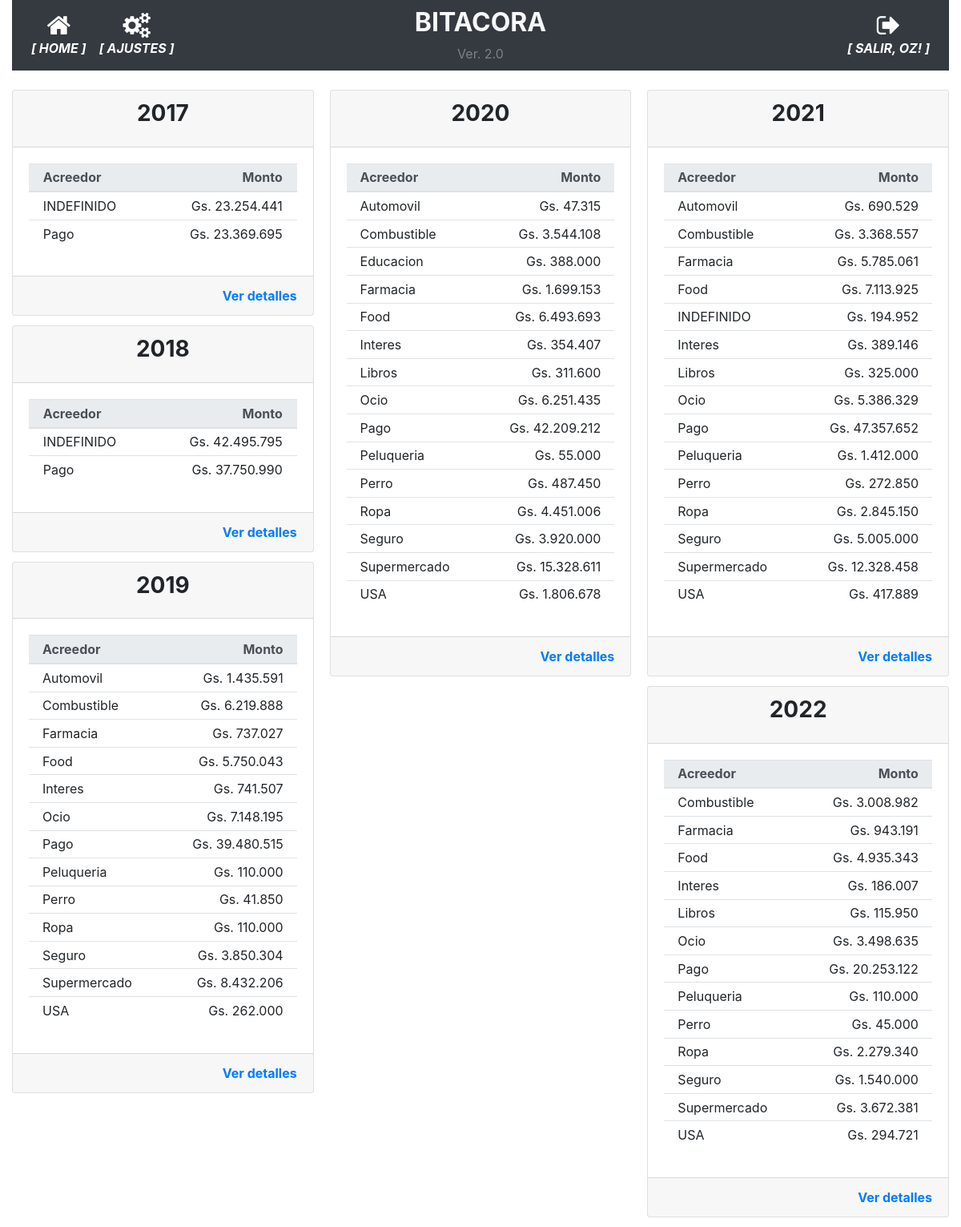
/historial_operacion (signed in), run on the app's committed database.
### app/models.py (models this page shows, shortened)
class User(UserMixin, db.Model):
    id = db.Column(db.Integer, primary_key=True)
    username = db.Column(db.String(64), index=True, unique=True)
    email = db.Column(db.String(120), index=True, unique=True)
    password_hash = db.Column(db.String(128))
    perfil = db.Column(db.String(128))

class TiposMovimiento(db.Model):
    __tablename__='tipos_movimiento'
    id = db.Column(db.Integer, primary_key=True)
    tipo = db.Column(db.String(100), nullable=False)

### app/routes.py (the view)
@app.route('/historial_operacion', methods=['GET', 'POST'])
@login_required
def historial_operacion():
    operaciones = db.session.query(func.strftime("%Y", Movimientos.fecha_operacion).label('fecha'), TiposMovimiento.tipo.label('acreedor'), func.sum(Movimientos.monto_operacion).label('total')).join(TiposMovimiento).group_by(func.strftime("%Y", Movimientos.fecha_operacion), TiposMovimiento.tipo).all()
    return render_template('historial_operaciones.html', gastos=operaciones)#, anno=anno, movimientos_anno=movimientos_anno, movimientos_anno_especifico=movimientos_anno_especifico, movimientos_mes_especifico=movimientos_mes_especifico, movimientos_mes_detalle=movimientos_mes_detalle)

### app/models.py (called while the page is built)
@login.user_loader
def load_user(id):
    return User.query.get(int(id))

### app/templates/historial_operaciones.html
{% extends "base.html" %}
{% block main %}
<div class="card-columns">
    {% for fecha, detalle_gasto in gastos | groupby('fecha') %}
    <div class="card card-responsive">
        <div class="card-header">
            <h3 class="card-title text-center"><strong>{{ fecha }}</strong></h3>
        </div>
        <div class="card-body">
            <table class="table table-sm">
                <thead class="thead-light">
                    <th></th>
                    <th>Acreedor</th>
                    <th class="card-text text-right">Monto</th>
                    <th></th>
                </thead>
                <tbody>
                    {% for gasto in detalle_gasto %}
                    <tr>
                        <td></td>
                        <td>{{gasto.acreedor}}</td>
                        <td class="card-text text-right">{{ "Gs. {:,.0f}".format(gasto.total).replace(",", ".") }}</td>
                        <td></td>
                    </tr>
                    {% endfor %}
                </tbody>
            </table>
        </div>
        <div class="card-footer text-muted text-right">
            <a href="{{ url_for('movimientos_mes', mes=fecha) }}" class="card-link"><strong>Ver detalles</strong></a>
        </div>
    </div>
    {% endfor %}
</div>
{% endblock %}

### app/templates/base.html (shortened to what this page needs)
<!doctype html>
<html lang="en">
  <head>
    <link rel="stylesheet" href="https://stackpath.bootstrapcdn.com/bootstrap/4.5.0/css/bootstrap.min.css">
    <link rel="stylesheet" href="https://maxcdn.bootstrapcdn.com/font-awesome/4.4.0/css/font-awesome.min.css">
  </head>
  <body>
    <div class="container-fluid">
      <nav class="navbar navbar-expand-md navbar-dark bg-dark">
        <div class="navbar-collapse collapse w-100 order-1 order-md-0 dual-collapse2">
            <ul class="navbar-nav mr-auto text-center">
              <li class="nav-item active">
                <a href="{{ url_for('index') }}" class="nav-link d-flex flex-column">
                <i class="fa fa-home fa-2x"></i>
                <span class="d-none d-sm-inline"><i><strong>[ HOME ]</strong></i></span></a>
              </li>
              <li class="nav-item active">
                <a href="{{ url_for('parametrico') }}" class="nav-link d-flex flex-column">
                <i class="fa fa-cogs fa-2x"></i>
                <span class="d-none d-sm-inline"><i><strong>[ AJUSTES ]</strong></i></span></a>
              </li>
            </ul>
        </div>
        <div class="mx-auto order-0 text-center">
            <h2 class="mx-auto text-light"><strong>BITACORA</strong></h2>
            <span style="color: grey">Ver. 2.0</span>
        </div>
        <div class="navbar-collapse collapse w-100 order-3 dual-collapse2">
            <ul class="navbar-nav ml-auto text-center">
              <li class="nav-item active">
                {% if current_user.is_anonymous %}
                  <a href="{{ url_for('logout') }}" class="nav-link d-flex flex-column">
                  <i class="fa fa-sign-in fa-2x"></i>
                  <span class="d-none d-sm-inline"><i><strong>[ ACCEDER ]</strong></i></span></a>
                {% else %}
                  <a href="{{ url_for('logout') }}" class="nav-link d-flex flex-column">
                  <i class="fa fa-sign-out fa-2x"></i>
                  <span class="d-none d-sm-inline"><i><strong>[ SALIR, {{ current_user.username | upper }}! ]</strong></i></span></a>
                {% endif %}
              </li>
            </ul>
        </div>
    </nav>
    <br>
      <div>
        {% block main %}{% endblock %}
      </div>
    </div>
  </body>
</html>

### data on the page
User: username "OZ"
TiposMovimiento: acreedor "INDEFINIDO", total "Gs. 23.254.441", total "Gs. 42.495.795", total "Gs. 194.952"
TiposMovimiento: acreedor "Pago", total "Gs. 23.369.695", total "Gs. 37.750.990", total "Gs. 39.480.515", total "Gs. 42.209.212", total "Gs. 47.357.652", total "Gs. 20.253.122"
TiposMovimiento: acreedor "Automovil", total "Gs. 1.435.591", total "Gs. 47.315", total "Gs. 690.529"
TiposMovimiento: acreedor "Combustible", total "Gs. 6.219.888", total "Gs. 3.544.108", total "Gs. 3.368.557", total "Gs. 3.008.982"
TiposMovimiento: acreedor "Farmacia", total "Gs. 737.027", total "Gs. 1.699.153", total "Gs. 5.785.061", total "Gs. 943.191"
TiposMovimiento: acreedor "Food", total "Gs. 5.750.043", total "Gs. 6.493.693", total "Gs. 7.113.925", total "Gs. 4.935.343"
TiposMovimiento: acreedor "Interes", total "Gs. 741.507", total "Gs. 354.407", total "Gs. 389.146", total "Gs. 186.007"
TiposMovimiento: acreedor "Ocio", total "Gs. 7.148.195", total "Gs. 6.251.435", total "Gs. 5.386.329", total "Gs. 3.498.635"
TiposMovimiento: acreedor "Peluqueria", total "Gs. 110.000", total "Gs. 55.000", total "Gs. 1.412.000"
TiposMovimiento: acreedor "Perro", total "Gs. 41.850", total "Gs. 487.450", total "Gs. 272.850", total "Gs. 45.000"
TiposMovimiento: acreedor "Ropa", total "Gs. 110.000", total "Gs. 4.451.006", total "Gs. 2.845.150", total "Gs. 2.279.340"
TiposMovimiento: acreedor "Seguro", total "Gs. 3.850.304", total "Gs. 3.920.000", total "Gs. 5.005.000", total "Gs. 1.540.000"
TiposMovimiento: acreedor "Supermercado", total "Gs. 8.432.206", total "Gs. 15.328.611", total "Gs. 12.328.458", total "Gs. 3.672.381"
TiposMovimiento: acreedor "USA", total "Gs. 262.000", total "Gs. 1.806.678", total "Gs. 417.889", total "Gs. 294.721"
TiposMovimiento: acreedor "Educacion", total "Gs. 388.000"
TiposMovimiento: acreedor "Libros", total "Gs. 311.600", total "Gs. 325.000", total "Gs. 115.950"

### other printed values
{{ fecha }} "2017" "2018" "2019" "2020" "2021" "2022"
